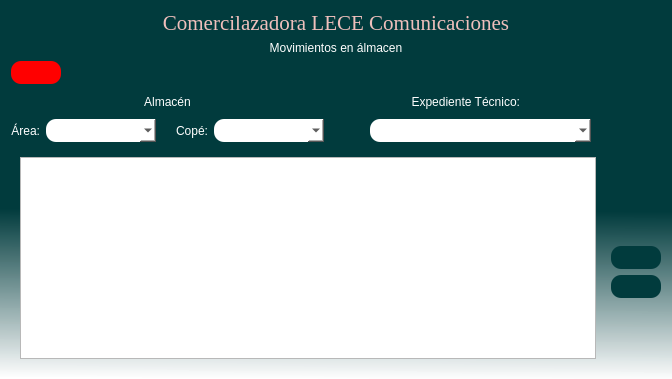
<?xml version="1.0" encoding="UTF-8"?>
<ui version="4.0">
 <class>Registro_de_ONT</class>
 <widget class="QDialog" name="Registro_de_ONT">
  <property name="geometry">
   <rect>
    <x>0</x>
    <y>0</y>
    <width>672</width>
    <height>379</height>
   </rect>
  </property>
  <property name="windowTitle">
   <string>Entrega a Personal Operativo</string>
  </property>
  <property name="windowIcon">
   <iconset>
    <normaloff>../../assets/icons/userbn.svg</normaloff>../../assets/icons/userbn.svg</iconset>
  </property>
  <property name="layoutDirection">
   <enum>Qt::LeftToRight</enum>
  </property>
  <property name="styleSheet">
   <string notr="true">QDialog#Registro_de_ONT{
background-color: qlineargradient(spread:pad, x1:0.488444, y1:0.392, x2:0.483241, y2:1, stop:0.266917 rgba(1, 59, 61, 255), stop:1 rgba(255, 255, 255, 244));}
</string>
  </property>
  <layout class="QVBoxLayout" name="verticalLayout_7">
   <item>
    <layout class="QVBoxLayout" name="verticalLayout">
     <item>
      <widget class="QLabel" name="Titulo">
       <property name="font">
        <font>
         <family>Times New Roman</family>
         <pointsize>16</pointsize>
         <weight>50</weight>
         <italic>false</italic>
         <bold>false</bold>
        </font>
       </property>
       <property name="cursor">
        <cursorShape>ArrowCursor</cursorShape>
       </property>
       <property name="toolTip">
        <string>&lt;html&gt;&lt;head/&gt;&lt;body&gt;&lt;p align=&quot;center&quot;&gt;&lt;br/&gt;&lt;/p&gt;&lt;/body&gt;&lt;/html&gt;</string>
       </property>
       <property name="whatsThis">
        <string>&lt;html&gt;&lt;head/&gt;&lt;body&gt;&lt;p align=&quot;center&quot;&gt;Comercilazadora LECE Comunicaciones&lt;/p&gt;&lt;/body&gt;&lt;/html&gt;</string>
       </property>
       <property name="layoutDirection">
        <enum>Qt::LeftToRight</enum>
       </property>
       <property name="autoFillBackground">
        <bool>false</bool>
       </property>
       <property name="styleSheet">
        <string notr="true">font: 16pt &quot;Times New Roman&quot;;
color:rgba(239, 191, 188, 255);
</string>
       </property>
       <property name="frameShadow">
        <enum>QFrame::Plain</enum>
       </property>
       <property name="midLineWidth">
        <number>0</number>
       </property>
       <property name="text">
        <string>Comercilazadora LECE Comunicaciones</string>
       </property>
       <property name="alignment">
        <set>Qt::AlignCenter</set>
       </property>
      </widget>
     </item>
     <item>
      <widget class="QLabel" name="label_2">
       <property name="styleSheet">
        <string notr="true">font: 75 12pt &quot;MS Shell Dlg 2&quot; rgb(255, 255, 255);
color: rgb(255, 255, 255);
</string>
       </property>
       <property name="text">
        <string>Movimientos en álmacen</string>
       </property>
       <property name="scaledContents">
        <bool>false</bool>
       </property>
       <property name="alignment">
        <set>Qt::AlignCenter</set>
       </property>
      </widget>
     </item>
    </layout>
   </item>
   <item>
    <layout class="QHBoxLayout" name="horizontalLayout_6">
     <item>
      <widget class="QPushButton" name="btn_regresar">
       <property name="enabled">
        <bool>true</bool>
       </property>
       <property name="minimumSize">
        <size>
         <width>50</width>
         <height>23</height>
        </size>
       </property>
       <property name="maximumSize">
        <size>
         <width>50</width>
         <height>23</height>
        </size>
       </property>
       <property name="cursor">
        <cursorShape>PointingHandCursor</cursorShape>
       </property>
       <property name="toolTip">
        <string>&lt;html&gt;&lt;head/&gt;&lt;body&gt;&lt;p align=&quot;center&quot;&gt;Regresar&lt;/p&gt;&lt;/body&gt;&lt;/html&gt;</string>
       </property>
       <property name="styleSheet">
        <string notr="true">font: 12pt &quot;MS Shell Dlg 2&quot;;
background-color: rgb(255, 0, 0);
color:rgb(255, 255, 255);
border-radius: 10px;</string>
       </property>
       <property name="text">
        <string/>
       </property>
       <property name="icon">
        <iconset>
         <normaloff>../../assets/icons/atras bc.svg</normaloff>../../assets/icons/atras bc.svg</iconset>
       </property>
      </widget>
     </item>
     <item>
      <spacer name="horizontalSpacer_4">
       <property name="orientation">
        <enum>Qt::Horizontal</enum>
       </property>
       <property name="sizeHint" stdset="0">
        <size>
         <width>40</width>
         <height>20</height>
        </size>
       </property>
      </spacer>
     </item>
     <item>
      <widget class="QLabel" name="lbl_estado">
       <property name="minimumSize">
        <size>
         <width>395</width>
         <height>19</height>
        </size>
       </property>
       <property name="maximumSize">
        <size>
         <width>395</width>
         <height>19</height>
        </size>
       </property>
       <property name="styleSheet">
        <string notr="true">color: rgb(255, 255, 255);
font: 12pt &quot;MS Shell Dlg 2&quot;;</string>
       </property>
       <property name="text">
        <string/>
       </property>
       <property name="alignment">
        <set>Qt::AlignCenter</set>
       </property>
      </widget>
     </item>
    </layout>
   </item>
   <item>
    <layout class="QHBoxLayout" name="horizontalLayout_4">
     <item>
      <layout class="QVBoxLayout" name="verticalLayout_4">
       <item>
        <widget class="QLabel" name="label">
         <property name="styleSheet">
          <string notr="true">color: rgb(255, 255, 255);
font: 12pt &quot;MS Shell Dlg 2&quot;;</string>
         </property>
         <property name="text">
          <string>Almacén</string>
         </property>
         <property name="alignment">
          <set>Qt::AlignCenter</set>
         </property>
        </widget>
       </item>
       <item>
        <layout class="QHBoxLayout" name="horizontalLayout_3">
         <item>
          <layout class="QHBoxLayout" name="horizontalLayout_2">
           <item>
            <widget class="QLabel" name="label_4">
             <property name="maximumSize">
              <size>
               <width>52</width>
               <height>23</height>
              </size>
             </property>
             <property name="styleSheet">
              <string notr="true">color: rgb(255, 255, 255);
font: 12pt &quot;MS Shell Dlg 2&quot;;</string>
             </property>
             <property name="text">
              <string>Área:</string>
             </property>
             <property name="alignment">
              <set>Qt::AlignRight|Qt::AlignTrailing|Qt::AlignVCenter</set>
             </property>
            </widget>
           </item>
           <item>
            <widget class="QComboBox" name="str_area">
             <property name="minimumSize">
              <size>
               <width>110</width>
               <height>23</height>
              </size>
             </property>
             <property name="maximumSize">
              <size>
               <width>110</width>
               <height>23</height>
              </size>
             </property>
             <property name="cursor">
              <cursorShape>PointingHandCursor</cursorShape>
             </property>
             <property name="toolTip">
              <string>&lt;html&gt;&lt;head/&gt;&lt;body&gt;&lt;p align=&quot;center&quot;&gt;Seleccionar Área&lt;/p&gt;&lt;/body&gt;&lt;/html&gt;</string>
             </property>
             <property name="styleSheet">
              <string notr="true">font: 12pt &quot;MS Shell Dlg 2&quot;;
background-color: rgb(255, 255, 255);
color: rgb(0, 0, 0);
border-radius: 10px;</string>
             </property>
             <property name="currentText">
              <string/>
             </property>
            </widget>
           </item>
          </layout>
         </item>
         <item>
          <spacer name="horizontalSpacer">
           <property name="orientation">
            <enum>Qt::Horizontal</enum>
           </property>
           <property name="sizeType">
            <enum>QSizePolicy::Maximum</enum>
           </property>
           <property name="sizeHint" stdset="0">
            <size>
             <width>14</width>
             <height>20</height>
            </size>
           </property>
          </spacer>
         </item>
         <item>
          <layout class="QHBoxLayout" name="horizontalLayout">
           <item>
            <widget class="QLabel" name="label_5">
             <property name="maximumSize">
              <size>
               <width>130</width>
               <height>23</height>
              </size>
             </property>
             <property name="styleSheet">
              <string notr="true">color: rgb(255, 255, 255);
font: 12pt &quot;MS Shell Dlg 2&quot;;</string>
             </property>
             <property name="text">
              <string>Copé:</string>
             </property>
             <property name="alignment">
              <set>Qt::AlignRight|Qt::AlignTrailing|Qt::AlignVCenter</set>
             </property>
            </widget>
           </item>
           <item>
            <widget class="QComboBox" name="str_cope">
             <property name="minimumSize">
              <size>
               <width>110</width>
               <height>23</height>
              </size>
             </property>
             <property name="maximumSize">
              <size>
               <width>110</width>
               <height>23</height>
              </size>
             </property>
             <property name="cursor">
              <cursorShape>PointingHandCursor</cursorShape>
             </property>
             <property name="toolTip">
              <string>&lt;html&gt;&lt;head/&gt;&lt;body&gt;&lt;p align=&quot;center&quot;&gt;Seleccionar Copé&lt;/p&gt;&lt;/body&gt;&lt;/html&gt;</string>
             </property>
             <property name="styleSheet">
              <string notr="true">font: 12pt &quot;MS Shell Dlg 2&quot;;
background-color: rgb(255, 255, 255);
color: rgb(0, 0, 0);
border-radius: 10px;</string>
             </property>
            </widget>
           </item>
          </layout>
         </item>
        </layout>
       </item>
      </layout>
     </item>
     <item>
      <spacer name="horizontalSpacer_2">
       <property name="orientation">
        <enum>Qt::Horizontal</enum>
       </property>
       <property name="sizeType">
        <enum>QSizePolicy::Maximum</enum>
       </property>
       <property name="sizeHint" stdset="0">
        <size>
         <width>40</width>
         <height>20</height>
        </size>
       </property>
      </spacer>
     </item>
     <item>
      <layout class="QVBoxLayout" name="verticalLayout_3">
       <item>
        <widget class="QLabel" name="label_7">
         <property name="minimumSize">
          <size>
           <width>150</width>
           <height>23</height>
          </size>
         </property>
         <property name="maximumSize">
          <size>
           <width>150</width>
           <height>23</height>
          </size>
         </property>
         <property name="styleSheet">
          <string notr="true">color: rgb(255, 255, 255);
font: 12pt &quot;MS Shell Dlg 2&quot;;</string>
         </property>
         <property name="text">
          <string>Expediente Técnico:</string>
         </property>
         <property name="alignment">
          <set>Qt::AlignRight|Qt::AlignTrailing|Qt::AlignVCenter</set>
         </property>
        </widget>
       </item>
       <item>
        <widget class="QComboBox" name="str_exptec">
         <property name="minimumSize">
          <size>
           <width>189</width>
           <height>23</height>
          </size>
         </property>
         <property name="toolTip">
          <string>&lt;html&gt;&lt;head/&gt;&lt;body&gt;&lt;p align=&quot;center&quot;&gt;Seleccionar Expediente Técnico&lt;/p&gt;&lt;/body&gt;&lt;/html&gt;</string>
         </property>
         <property name="styleSheet">
          <string notr="true">font: 12pt &quot;MS Shell Dlg 2&quot;;
background-color: rgb(255, 255, 255);
color: rgb(0, 0, 0);
border-radius: 10px;</string>
         </property>
        </widget>
       </item>
      </layout>
     </item>
     <item>
      <spacer name="horizontalSpacer_3">
       <property name="orientation">
        <enum>Qt::Horizontal</enum>
       </property>
       <property name="sizeType">
        <enum>QSizePolicy::Preferred</enum>
       </property>
       <property name="sizeHint" stdset="0">
        <size>
         <width>70</width>
         <height>20</height>
        </size>
       </property>
      </spacer>
     </item>
    </layout>
   </item>
   <item>
    <layout class="QHBoxLayout" name="horizontalLayout_5">
     <item>
      <widget class="QStackedWidget" name="multi_tablas">
       <property name="baseSize">
        <size>
         <width>0</width>
         <height>5</height>
        </size>
       </property>
       <property name="currentIndex">
        <number>1</number>
       </property>
       <widget class="QWidget" name="page">
        <layout class="QVBoxLayout" name="verticalLayout_5">
         <item>
          <widget class="QTableWidget" name="tabla_a_p_o">
           <property name="enabled">
            <bool>true</bool>
           </property>
           <property name="cursor" stdset="0">
            <cursorShape>IBeamCursor</cursorShape>
           </property>
           <column>
            <property name="text">
             <string>Número de serie</string>
            </property>
           </column>
           <column>
            <property name="text">
             <string>Cantidad</string>
            </property>
           </column>
           <column>
            <property name="text">
             <string>Unidad</string>
            </property>
           </column>
           <column>
            <property name="text">
             <string>Descripción</string>
            </property>
           </column>
           <column>
            <property name="text">
             <string>Cantidad entregada</string>
            </property>
           </column>
          </widget>
         </item>
        </layout>
       </widget>
       <widget class="QWidget" name="page_2">
        <layout class="QVBoxLayout" name="verticalLayout_6">
         <item>
          <widget class="QTableWidget" name="tabla_reportes"/>
         </item>
        </layout>
       </widget>
      </widget>
     </item>
     <item>
      <layout class="QVBoxLayout" name="verticalLayout_2">
       <item>
        <widget class="QPushButton" name="btn_agregar">
         <property name="minimumSize">
          <size>
           <width>50</width>
           <height>23</height>
          </size>
         </property>
         <property name="maximumSize">
          <size>
           <width>50</width>
           <height>23</height>
          </size>
         </property>
         <property name="cursor">
          <cursorShape>PointingHandCursor</cursorShape>
         </property>
         <property name="mouseTracking">
          <bool>false</bool>
         </property>
         <property name="toolTip">
          <string>&lt;html&gt;&lt;head/&gt;&lt;body&gt;&lt;p align=&quot;center&quot;&gt;Agregar registro&lt;/p&gt;&lt;/body&gt;&lt;/html&gt;</string>
         </property>
         <property name="styleSheet">
          <string notr="true">background-color: rgb(1, 59, 61);
color: rgb(255, 255, 255);
border-radius: 10px;</string>
         </property>
         <property name="text">
          <string/>
         </property>
         <property name="icon">
          <iconset>
           <normaloff>../../assets/icons/plus.svg</normaloff>../../assets/icons/plus.svg</iconset>
         </property>
         <property name="checkable">
          <bool>false</bool>
         </property>
         <property name="autoRepeat">
          <bool>false</bool>
         </property>
         <property name="autoExclusive">
          <bool>false</bool>
         </property>
        </widget>
       </item>
       <item>
        <widget class="QPushButton" name="btn_eliminar">
         <property name="minimumSize">
          <size>
           <width>50</width>
           <height>23</height>
          </size>
         </property>
         <property name="maximumSize">
          <size>
           <width>50</width>
           <height>23</height>
          </size>
         </property>
         <property name="cursor">
          <cursorShape>PointingHandCursor</cursorShape>
         </property>
         <property name="mouseTracking">
          <bool>false</bool>
         </property>
         <property name="toolTip">
          <string>&lt;html&gt;&lt;head/&gt;&lt;body&gt;&lt;p align=&quot;center&quot;&gt;Borrar registro&lt;/p&gt;&lt;/body&gt;&lt;/html&gt;</string>
         </property>
         <property name="styleSheet">
          <string notr="true">background-color: rgb(1, 59, 61);
color: rgb(255, 255, 255);
border-radius: 10px;</string>
         </property>
         <property name="text">
          <string/>
         </property>
         <property name="icon">
          <iconset>
           <normaloff>../../assets/icons/borrar.svg</normaloff>../../assets/icons/borrar.svg</iconset>
         </property>
         <property name="checkable">
          <bool>false</bool>
         </property>
         <property name="autoRepeat">
          <bool>false</bool>
         </property>
         <property name="autoExclusive">
          <bool>false</bool>
         </property>
        </widget>
       </item>
       <item>
        <spacer name="verticalSpacer_2">
         <property name="orientation">
          <enum>Qt::Vertical</enum>
         </property>
         <property name="sizeType">
          <enum>QSizePolicy::Maximum</enum>
         </property>
         <property name="sizeHint" stdset="0">
          <size>
           <width>10</width>
           <height>40</height>
          </size>
         </property>
        </spacer>
       </item>
       <item>
        <widget class="QPushButton" name="btn_enviar">
         <property name="minimumSize">
          <size>
           <width>50</width>
           <height>23</height>
          </size>
         </property>
         <property name="maximumSize">
          <size>
           <width>50</width>
           <height>23</height>
          </size>
         </property>
         <property name="cursor">
          <cursorShape>PointingHandCursor</cursorShape>
         </property>
         <property name="toolTip">
          <string>&lt;html&gt;&lt;head/&gt;&lt;body&gt;&lt;p align=&quot;center&quot;&gt;Enviar&lt;/p&gt;&lt;/body&gt;&lt;/html&gt;</string>
         </property>
         <property name="styleSheet">
          <string notr="true">background-color: rgb(1, 59, 61);
color: rgb(255, 255, 255);
border-radius: 10px;</string>
         </property>
         <property name="text">
          <string/>
         </property>
         <property name="icon">
          <iconset>
           <normaloff>../../assets/icons/enviar.svg</normaloff>../../assets/icons/enviar.svg</iconset>
         </property>
        </widget>
       </item>
       <item>
        <widget class="QPushButton" name="btn_imprimir">
         <property name="minimumSize">
          <size>
           <width>50</width>
           <height>23</height>
          </size>
         </property>
         <property name="maximumSize">
          <size>
           <width>50</width>
           <height>23</height>
          </size>
         </property>
         <property name="cursor">
          <cursorShape>PointingHandCursor</cursorShape>
         </property>
         <property name="toolTip">
          <string>&lt;html&gt;&lt;head/&gt;&lt;body&gt;&lt;p align=&quot;center&quot;&gt;Imprimir report&lt;/p&gt;&lt;/body&gt;&lt;/html&gt;</string>
         </property>
         <property name="styleSheet">
          <string notr="true">background-color: rgb(1, 59, 61);
color: rgb(255, 255, 255);
border-radius: 10px;</string>
         </property>
         <property name="text">
          <string/>
         </property>
         <property name="icon">
          <iconset>
           <normaloff>../../assets/icons/imprimir.svg</normaloff>../../assets/icons/imprimir.svg</iconset>
         </property>
        </widget>
       </item>
       <item>
        <spacer name="verticalSpacer">
         <property name="orientation">
          <enum>Qt::Vertical</enum>
         </property>
         <property name="sizeHint" stdset="0">
          <size>
           <width>20</width>
           <height>40</height>
          </size>
         </property>
        </spacer>
       </item>
      </layout>
     </item>
    </layout>
   </item>
  </layout>
 </widget>
 <resources/>
 <connections/>
</ui>
